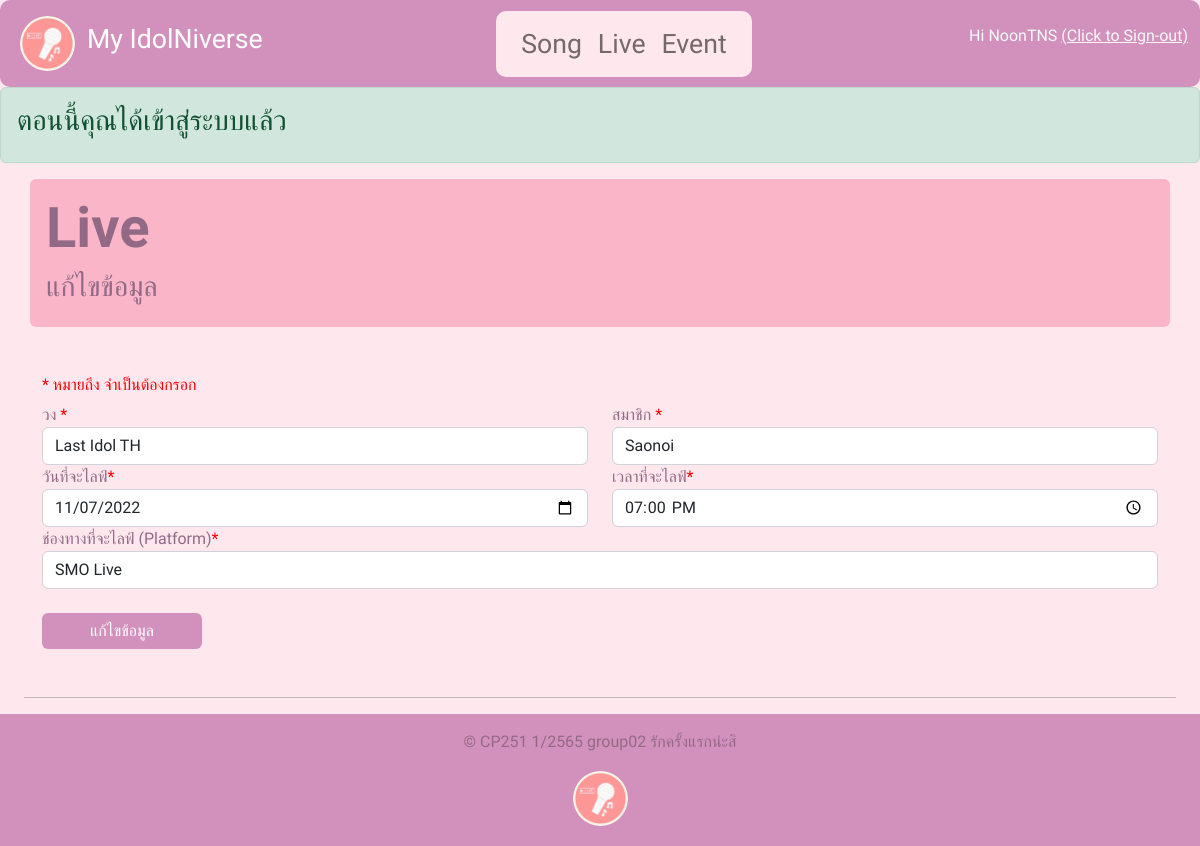
The app's page /live/edit.php?live=8 (signed in) with its own data.
### tables this page shows
CREATE TABLE `memlive` (
  `live_id` int(11) NOT NULL,
  `band` varchar(100) NOT NULL,
  `member` varchar(100) NOT NULL,
  `date` date NOT NULL,
  `time` time NOT NULL,
  `platform` varchar(100) NOT NULL
);

### htdocs/live/edit.php (the view, shortened to what this page needs)
<!DOCTYPE html>
<html lang="en">
<head>
    <?php
    include('../common/headtag.php');
    ?>
    <link rel="stylesheet" href="../resources/css/style.css">
</head>
<body>
    <header>
        <nav class="navbar">
            <div class="container-fluid color-light">
                <div class="navbar-header">
                <img src="../resources/img/logoPJ.png" class="rounded-circle" width="55" height="55">
                    <a class="navbar-brand" id="myidol" href="../index.php">My IdolNiverse</a>
                </div>
                <nav class="navbar navbar-expand-sm justify-content-center" id="navitem">
                    <div class="container-fluid">
                        <ul class="navbar-nav">
                            <li class="nav-item">
                                <a class="nav-link" href="../song/index.php">Song</a>
                            </li>
                            <li class="nav-item">
                                <a class="nav-link" href="index.php">Live</a>
                            </li>
                            <li class="nav-item">
                                <a class="nav-link" href="../event/index.php">Event</a>
                            </li>
                        </ul>
                    </div>
                </nav>
                <?php if (isset($_SESSION['username'])):?>
                    <p class="text-light">Hi <?php echo $_SESSION['username'];?> <a href="index.php?logout='1'" class="link-light">(Click to Sign-out)</a></p>
                <?php else: ?>
                    <a class="text-light" id="navlogin" href="../user/login.php">ลงชื่อเข้าใช้/สมัครสมาชิก</a>
                <?php endif ?>
            </div>
        </nav>
    </header>
    <?php
    try{
        $idquery = $_GET['live'];
        $query = "SELECT * FROM memlive WHERE live_id = '$idquery'";
        $resultQuery = mysqli_query($conn, $query);
        $resultArray = mysqli_fetch_assoc($resultQuery);
    }
    catch (Exception $e){
        echo '<div class="alert alert-warning thsarabunnew" role="alert"> คุณมาหน้านี้แบบผิดวิธี<br> กรุณากลับไปที่หน้า Song โดยการ <a href="index.php">กดที่นี่</a></p></div>';
    }
?>
    <?php if (isset($_SESSION['success'])): ?>
            <div class="alert alert-success" role="alert">
              <h3>
                <?php
                  echo $_SESSION['success'];
                ?>
              </h3>
            </div>
    <?php endif ?>
    <div class="container mt-3 p-3 rounded" id="jumbo">
        <h1 class="display-4 fw-bold">Live</h1>
        <p class="h3">แก้ไขข้อมูล</p>
    </div>
        <div class="container mt-5">
        <h6 class="h6"style="color:red;">* หมายถึง จำเป็นต้องกรอก</h6>
            <form method="post" action="./update.php">
            <div class="row">
            <div class="col-md-6">
                <div class="form-group">
                    <label for="band">วง <span style="color:red;">*</span></label>
                    <input type="text" class="form-control" id="band"placeholder="วง" name="band" value="<?php echo $resultArray['band']?>" required>
                </div>
            </div>
            <div class="col-md-6">
                <div class="form-group">
                    <label for="memname">สมาชิก <span style="color:red;">*</span></label>
                    <input type="text" class="form-control" id="memname" placeholder="ชื่อสมาชิกที่จะไลฟ์" name="memname" value="<?php echo $resultArray['member']?>" required>
                </div>
            </div>
        </div>
        <div class="row">
            <div class="col-md-6">
                <div class="form-group">
                <label for="datelive">วันที่จะไลฟ์<span style="color:red;">*</span></label>
                    <input type="date" class="form-control" id="datelive" placeholder="DD/MM/YYYY" name="datelive" value="<?php echo $resultArray['date']?>" required>
                </div>
            </div>
            <div class="col-md-6">
                <div class="form-group">
                    <label for="livetime">เวลาที่จะไลฟ์<span style="color:red;">*</span></label>
                    <input type="time" class="form-control" id="livetime" placeholder="hh:mm" name="livetime" value="<?php echo $resultArray['time']?>" required>
                </div>
            </div>
        </div>
        <div class="row">
            <div class="col-md-12">
                <div class="form-group">
                    <label for="Platform">ช่องทางที่จะไลฟ์ (Platform)<span style="color:red;">*</span></label>
                    <input type="text" class="form-control" id="Platform" placeholder="iAM48 Application หรือ FB Live" value="<?php echo $resultArray['platform']?>" name="Platform" required>
                </div>
            </div>
        </div>
        <br>
        <div class="">
            <input class="btn btn-primary px-5" type="submit" value="แก้ไขข้อมูล" name="edit" id="edit">
        </div>
            </form>
        </div>
    <hr class="mx-4 mt-5">
    <footer>
        <div class="text-left p-3">
          © CP251 1/2565 group02 รักครั้งแรกน่ะสิ </div>
          <img style="margin:1px 10px 20px 10px;" src="../resources/img/logoPJ.png" class="rounded-circle" width="55" height="55">
    </footer>
</body>
</html>

### htdocs/resources/css/style.css (style rules this page uses)
nav { border-radius: 10px; font-family: Itim; }
body { background-color: #FFE7EE; }
div { font-family: Itim; color: #936a85; }
#navitem { background-color:#FFE7EE; font-size: 20pt; padding:5px; }
.navbar { background-color:#D291BC }
img { margin: 0.5rem; }
#myidol { font-size: 20pt; color: white; }
#jumbo { background-color:#FAB5C9; color: #936a85; font-family: Itim; }
footer { background-color:#D291BC; text-align:center; }
.btn-primary { background-color:#D291BC; border:#D291BC; }
p { font-family: Itim; }

### records on screen
memlive: band "Last Idol TH", memname "Saonoi", datelive "11/07/2022", livetime "19:00:00", Platform "SMO Live"

### other values on screen
$_SESSION['username'] "NoonTNS"
$_SESSION['success'] "ตอนนี้คุณได้เข้าสู่ระบบแล้ว"
